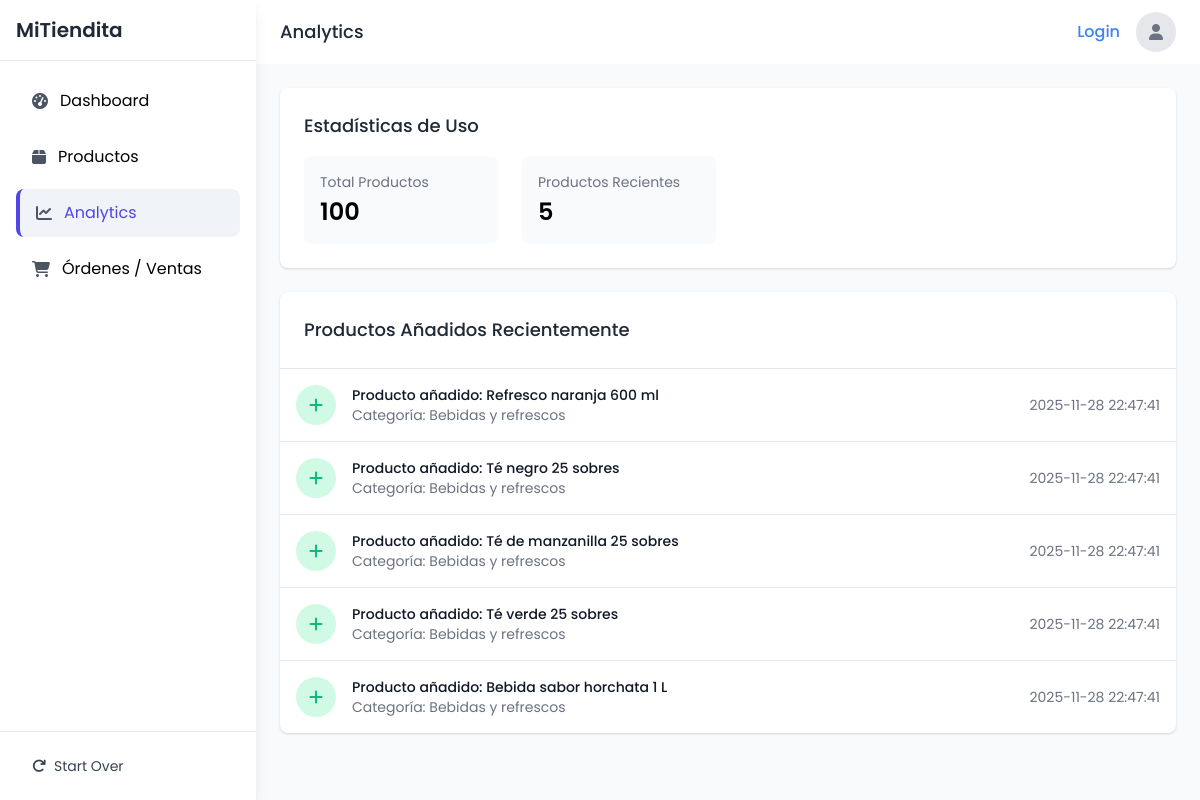
/index.php?view=analytics (signed in), run on the app's committed database.
### tables this page shows
CREATE TABLE `productos` (
  `id` int(11) NOT NULL AUTO_INCREMENT,
  `nombre` varchar(120) NOT NULL,
  `descripcion` text DEFAULT NULL,
  `precio` decimal(10,2) NOT NULL DEFAULT 0.00,
  `stock` int(11) NOT NULL DEFAULT 0,
  `imagen_url` varchar(500) DEFAULT NULL,
  `categoria_id` int(11) DEFAULT NULL,
  `creado_en` timestamp NULL DEFAULT current_timestamp(),
  PRIMARY KEY (`id`),
  KEY `idx_productos_categoria` (`categoria_id`),
  CONSTRAINT `fk_productos_categoria`
    FOREIGN KEY (`categoria_id`) REFERENCES `categorias`(`id`)
    ON UPDATE CASCADE
    ON DELETE SET NULL
);

CREATE TABLE `categorias` (
  `id` int(11) NOT NULL AUTO_INCREMENT,
  `nombre` varchar(80) NOT NULL,
  `creado_en` timestamp NULL DEFAULT current_timestamp(),
  PRIMARY KEY (`id`)
);

### app/Controllers/AnalyticsController.php (called while the page is built, shortened)
<?php
require_once 'app/Config/Database.php';
require_once 'app/Models/Product.php';
class AnalyticsController {
    private $product;
    public function __construct() {
        $database = new Database();
        $this->db = $database->getConnection();
        $this->product = new Product($this->db);
    }
    public function index() {
        $totalProducts = $this->product->countAll();
        $recentProductsStmt = $this->product->getRecent(5);
        $recentProducts = $recentProductsStmt->fetchAll(PDO::FETCH_ASSOC);
        require_once 'app/Views/analytics.php';
    }
}
?>

### app/Config/Database.php (called while the page is built, shortened)
<?php
class Database {
    private $host     = "localhost";
    private $port     = 3307;
    private $db_name  = "AbarrotesDB";
    private $username = "root";
    private $password = "";
    public $conn;
    public function getConnection() {
        $this->conn = null;
        try {
            $this->conn = new PDO(
                "mysql:host=" . $this->host . ";port=" . $this->port . ";dbname=" . $this->db_name . ";charset=utf8mb4",
                $this->username,
                $this->password
            );
            $this->conn->exec("set names utf8mb4");
            $this->conn->setAttribute(PDO::ATTR_ERRMODE, PDO::ERRMODE_EXCEPTION);
            $this->initTables();
        } catch(PDOException $exception) {
            if ($exception->getCode() == 1049) {
                try {
                    $tempConn = new PDO(
                        "mysql:host=" . $this->host . ";port=" . $this->port,
                        $this->username,
                        $this->password
                    );
                    $tempConn->setAttribute(PDO::ATTR_ERRMODE, PDO::ERRMODE_EXCEPTION);
                    $tempConn->exec(
                        "CREATE DATABASE IF NOT EXISTS `" . $this->db_name . "`
                         CHARACTER SET utf8mb4
                         COLLATE utf8mb4_unicode_ci"
                    );
                    $this->conn = new PDO(
                        "mysql:host=" . $this->host . ";port=" . $this->port . ";dbname=" . $this->db_name . ";charset=utf8mb4",
                        $this->username,
                        $this->password
                    );
                    $this->conn->exec("set names utf8mb4");
                    $this->conn->setAttribute(PDO::ATTR_ERRMODE, PDO::ERRMODE_EXCEPTION);
                    $this->initTables();
                } catch(PDOException $e) {
                    echo "Connection error (Creation failed): " . $e->getMessage();
                }
            } else {
                echo "Connection error: " . $exception->getMessage();
            }
        }
        return $this->conn;
    }
    private function initTables() {
        try {
            $check = $this->conn
                ->query("SHOW TABLES LIKE 'productos'")
                ->fetchColumn();
        } catch (PDOException $e) {
            echo "Error al comprobar tablas existentes: " . $e->getMessage();
            return;
        }
        if ($check) {
            return;
        }
    }
}
?>

### app/Models/Product.php (called while the page is built, shortened)
<?php
class Product {
    private $conn;
    private $table_name = "productos";
    public function __construct($db) {
        $this->conn = $db;
    }
    public function countAll() {
        $query = "SELECT COUNT(*) as total FROM " . $this->table_name;
        $stmt = $this->conn->prepare($query);
        $stmt->execute();
        $row = $stmt->fetch(PDO::FETCH_ASSOC);
        return $row['total'];
    }
    public function getRecent($limit = 5) {
        $query = "SELECT p.nombre, c.nombre as categoria, p.creado_en
                  FROM " . $this->table_name . " p
                  LEFT JOIN categorias c ON p.categoria_id = c.id
                  ORDER BY p.creado_en DESC LIMIT ?";
        $stmt = $this->conn->prepare($query);
        $stmt->bindParam(1, $limit, PDO::PARAM_INT);
        $stmt->execute();
        return $stmt;
    }
}
?>

### app/Views/analytics.php (the view)
<div class="bg-white rounded-lg shadow p-6 mb-6">
  <h3 class="text-lg font-medium text-gray-800 mb-4">Estadísticas de Uso</h3>
  <div class="grid grid-cols-1 md:grid-cols-2 lg:grid-cols-4 gap-6">
    <div class="p-4 bg-gray-50 rounded-lg">
      <h4 class="text-sm text-gray-500 mb-1">Total Productos</h4>
      <p class="text-2xl font-semibold"><?php echo $totalProducts; ?></p>
    </div>
    <div class="p-4 bg-gray-50 rounded-lg">
      <h4 class="text-sm text-gray-500 mb-1">Productos Recientes</h4>
      <p class="text-2xl font-semibold"><?php echo count($recentProducts); ?></p>
    </div>
  </div>
</div>
<div class="bg-white rounded-lg shadow overflow-hidden">
  <div class="p-6 border-b">
    <h3 class="text-lg font-medium text-gray-800">Productos Añadidos Recientemente</h3>
  </div>
  <ul class="divide-y divide-gray-200">
    <?php if(empty($recentProducts)): ?>
        <li class="p-4 text-gray-500 text-center">No hay actividad reciente.</li>
    <?php else: ?>
        <?php foreach($recentProducts as $product): ?>
        <li class="p-4 hover:bg-gray-50">
        <div class="flex items-center justify-between">
            <div class="flex items-center">
            <div class="flex-shrink-0 h-10 w-10 rounded-full bg-green-100 flex items-center justify-center">
                <i class="fas fa-plus text-green-500"></i>
            </div>
            <div class="ml-4">
                <p class="text-sm font-medium text-gray-900">Producto añadido: <?php echo $product['nombre']; ?></p>
                <p class="text-sm text-gray-500">Categoría: <?php echo $product['categoria']; ?></p>
            </div>
            </div>
            <span class="text-sm text-gray-500"><?php echo $product['creado_en']; ?></span>
        </div>
        </li>
        <?php endforeach; ?>
    <?php endif; ?>
  </ul>
</div>

### public/css/style.css (style rules this page uses)
body { font-family: 'Poppins', sans-serif; background-color: #f8f9fa; }

### data on the page
productos: nombre "Refresco naranja 600 ml", categoria.nombre "Bebidas y refrescos", creado_en "2025-11-28 22:47:41"
productos: nombre "Té negro 25 sobres", categoria.nombre "Bebidas y refrescos", creado_en "2025-11-28 22:47:41"
productos: nombre "Té de manzanilla 25 sobres", categoria.nombre "Bebidas y refrescos", creado_en "2025-11-28 22:47:41"
productos: nombre "Té verde 25 sobres", categoria.nombre "Bebidas y refrescos", creado_en "2025-11-28 22:47:41"
productos: nombre "Bebida sabor horchata 1 L", categoria.nombre "Bebidas y refrescos", creado_en "2025-11-28 22:47:41"

### other printed values
$_GET['view'] "Analytics"
$totalProducts "100"
count($recentProducts) "5"
